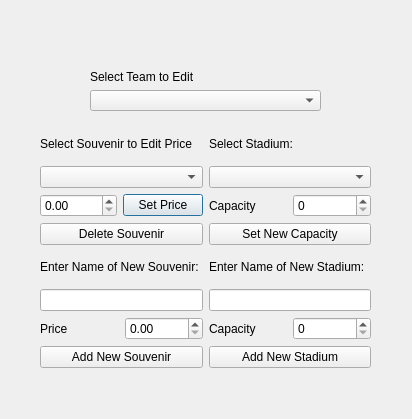
<?xml version="1.0" encoding="UTF-8"?>
<ui version="4.0">
 <class>adminWindow</class>
 <widget class="QDialog" name="adminWindow">
  <property name="geometry">
   <rect>
    <x>0</x>
    <y>0</y>
    <width>412</width>
    <height>419</height>
   </rect>
  </property>
  <property name="windowTitle">
   <string>Dialog</string>
  </property>
  <widget class="QLabel" name="label_2">
   <property name="geometry">
    <rect>
     <x>40</x>
     <y>10</y>
     <width>331</width>
     <height>51</height>
    </rect>
   </property>
   <property name="text">
    <string/>
   </property>
   <property name="pixmap">
    <pixmap resource="resource.qrc">:/img/img/Team Logo.png</pixmap>
   </property>
   <property name="scaledContents">
    <bool>true</bool>
   </property>
  </widget>
  <widget class="QWidget" name="">
   <property name="geometry">
    <rect>
     <x>90</x>
     <y>70</y>
     <width>231</width>
     <height>41</height>
    </rect>
   </property>
   <layout class="QVBoxLayout" name="Layout_SelectTeam">
    <item>
     <widget class="QLabel" name="label">
      <property name="text">
       <string>Select Team to Edit</string>
      </property>
     </widget>
    </item>
    <item>
     <widget class="QComboBox" name="comboBox_Team_Selection"/>
    </item>
   </layout>
  </widget>
  <widget class="QWidget" name="">
   <property name="geometry">
    <rect>
     <x>40</x>
     <y>127</y>
     <width>331</width>
     <height>241</height>
    </rect>
   </property>
   <layout class="QGridLayout" name="gridLayout">
    <item row="0" column="0">
     <layout class="QHBoxLayout" name="horizontalLayout">
      <item>
       <layout class="QVBoxLayout" name="Layout_SelectSouvenir">
        <item>
         <widget class="QLabel" name="label_SelectSouvenir">
          <property name="text">
           <string>Select Souvenir to Edit Price</string>
          </property>
         </widget>
        </item>
        <item>
         <widget class="QComboBox" name="comboBox_SelectSouvenir"/>
        </item>
        <item>
         <layout class="QHBoxLayout" name="horizontalLayout_2">
          <item>
           <widget class="QDoubleSpinBox" name="doubleSpinBox_SelectSouvenir_Price">
            <property name="maximum">
             <double>500.000000000000000</double>
            </property>
            <property name="singleStep">
             <double>0.250000000000000</double>
            </property>
           </widget>
          </item>
          <item>
           <widget class="QPushButton" name="pushButton_SelectSouvenir_SetPrice">
            <property name="text">
             <string>Set Price</string>
            </property>
           </widget>
          </item>
         </layout>
        </item>
        <item>
         <widget class="QPushButton" name="pushButton_SelectSouvenir_Delete">
          <property name="text">
           <string>Delete Souvenir</string>
          </property>
         </widget>
        </item>
       </layout>
      </item>
      <item>
       <layout class="QVBoxLayout" name="Layout_SelectStadium">
        <item>
         <widget class="QLabel" name="label_SelectStadium">
          <property name="text">
           <string>Select Stadium:</string>
          </property>
         </widget>
        </item>
        <item>
         <widget class="QComboBox" name="comboBox_SelectStadium"/>
        </item>
        <item>
         <layout class="QHBoxLayout" name="horizontalLayout_4">
          <item>
           <widget class="QLabel" name="label_SelectStadium_Capacity">
            <property name="text">
             <string>Capacity</string>
            </property>
           </widget>
          </item>
          <item>
           <widget class="QSpinBox" name="spinBox_SelectStadium_SetCapacity">
            <property name="maximum">
             <number>1000000</number>
            </property>
           </widget>
          </item>
         </layout>
        </item>
        <item>
         <widget class="QPushButton" name="pushButton_SelectStadium_SetCapacity">
          <property name="text">
           <string>Set New Capacity</string>
          </property>
         </widget>
        </item>
       </layout>
      </item>
     </layout>
    </item>
    <item row="1" column="0">
     <layout class="QHBoxLayout" name="horizontalLayout_6">
      <item>
       <layout class="QVBoxLayout" name="verticalLayout">
        <item>
         <widget class="QLabel" name="label_NewSouvenir">
          <property name="text">
           <string>Enter Name of New Souvenir:</string>
          </property>
         </widget>
        </item>
        <item>
         <widget class="QLineEdit" name="lineEdit_NewSouvenir_Name"/>
        </item>
        <item>
         <layout class="QHBoxLayout" name="horizontalLayout_5">
          <item>
           <widget class="QLabel" name="label_NewSouvenir_Price">
            <property name="text">
             <string>Price</string>
            </property>
           </widget>
          </item>
          <item>
           <widget class="QDoubleSpinBox" name="doubleSpinBox_NewSouvenir_Price">
            <property name="maximum">
             <double>500.000000000000000</double>
            </property>
            <property name="singleStep">
             <double>0.250000000000000</double>
            </property>
           </widget>
          </item>
         </layout>
        </item>
        <item>
         <widget class="QPushButton" name="pushButton_NewSouvenir_Add">
          <property name="text">
           <string>Add New Souvenir</string>
          </property>
         </widget>
        </item>
       </layout>
      </item>
      <item>
       <layout class="QVBoxLayout" name="Layout_NewStadium">
        <item>
         <widget class="QLabel" name="label_NewStadium">
          <property name="text">
           <string>Enter Name of New Stadium:</string>
          </property>
         </widget>
        </item>
        <item>
         <widget class="QLineEdit" name="lineEdit_NewStadium"/>
        </item>
        <item>
         <layout class="QHBoxLayout" name="horizontalLayout_3">
          <item>
           <widget class="QLabel" name="label_NewStadium_Capacity">
            <property name="text">
             <string>Capacity</string>
            </property>
           </widget>
          </item>
          <item>
           <widget class="QSpinBox" name="spinBox_NewStadium_Capacity"/>
          </item>
         </layout>
        </item>
        <item>
         <widget class="QPushButton" name="pushButton_NewStadium_Add">
          <property name="text">
           <string>Add New Stadium</string>
          </property>
         </widget>
        </item>
       </layout>
      </item>
     </layout>
    </item>
   </layout>
  </widget>
 </widget>
 <resources>
  <include location="resource.qrc"/>
 </resources>
 <connections/>
</ui>
